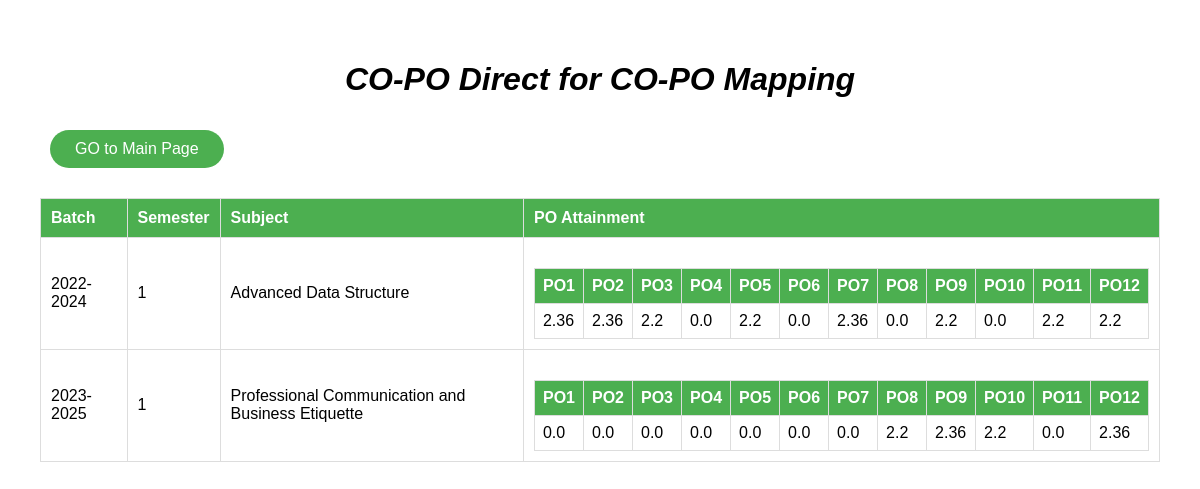
/result, run on an earlier commit of the app's database.
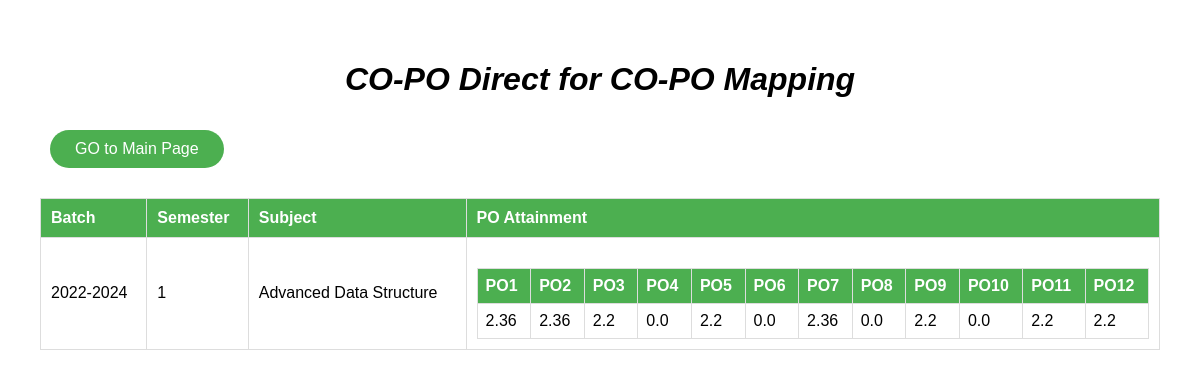
And on a later commit of the database.
### app.py (models this page shows)
class Submission(db.Model):
    id = db.Column(db.Integer, primary_key=True)
    batch = db.Column(db.String(10))
    semester = db.Column(db.String(10))
    subject = db.Column(db.String(50))
    matrix_data = db.Column(db.PickleType())

### app.py (the view)
@app.route('/result')
def result():
    submissions = Submission.query.all()
    return render_template('result.html', submissions=submissions)

### templates/result.html (shortened to what this page needs)
<!DOCTYPE html>
<html lang="en">
<head>
</head>
<body>
    <h1>CO-PO Direct for CO-PO Mapping</h1>
    <div id="button-frame">
        <button class="button" onclick="window.location.href='/form2'">GO to Main Page</button>
    </div>
    <table border="1">
        <tr>
            <th>Batch</th>
            <th>Semester</th>
            <th>Subject</th>
            <th>PO Attainment</th>
        </tr>
        {% for submission in submissions %}
            <tr>
                <td>{{ submission.batch }}</td>
                <td>{{ submission.semester }}</td>
                <td>{{ submission.subject }}</td>
                <td>
                    <table border="1">
                        <tr>
                            <th>PO1</th>
                            <th>PO2</th>
                            <th>PO3</th>
                            <th>PO4</th>
                            <th>PO5</th>
                            <th>PO6</th>
                            <th>PO7</th>
                            <th>PO8</th>
                            <th>PO9</th>
                            <th>PO10</th>
                            <th>PO11</th>
                            <th>PO12</th>
                        </tr>
                        <tr>
                            {% for i in range(12) %}
                                <td>{{ submission.matrix_data[0][i] }}</td>
                            {% endfor %}
                        </tr>
                    </table>
                </td>
            </tr>
        {% endfor %}
    </table>
</body>
</html>

### templates/result.html (style rules this page uses)
body { font-family: Arial, sans-serif; margin: 20px; padding: 20px; }
h1 { font-style: oblique; color: #000000; text-align: center; }
table { width: 100%; border-collapse: collapse; margin-top: 20px; }
th, td { padding: 10px; border: 1px solid #ddd; text-align: left; }
th { background-color: #4caf50; color: white; }
table table { width: 100%; border-collapse: collapse; }
table table th, table table td { padding: 8px; border: 1px solid #ddd; text-align: left; }
.button { margin: 10px; padding: 10px 25px; font-size: 16px; cursor: pointer; border: none; background-color: #4CAF50; color: white; align-items: center; text-decoration: none; display: inline-block; border-radius: 20px; }
table table th { background-color: #4caf50; }

What changed in the data, as far as the page shows it:
removed Submission: batch "2023-2025", semester "1", subject "Professional Communication and Business Etiquette", matrix_data "0.0" "0.0" "0.0" "0.0" "0.0" "0.0" "0.0" "2.2" "2.36" "2.2" "0.0" "2.36"
